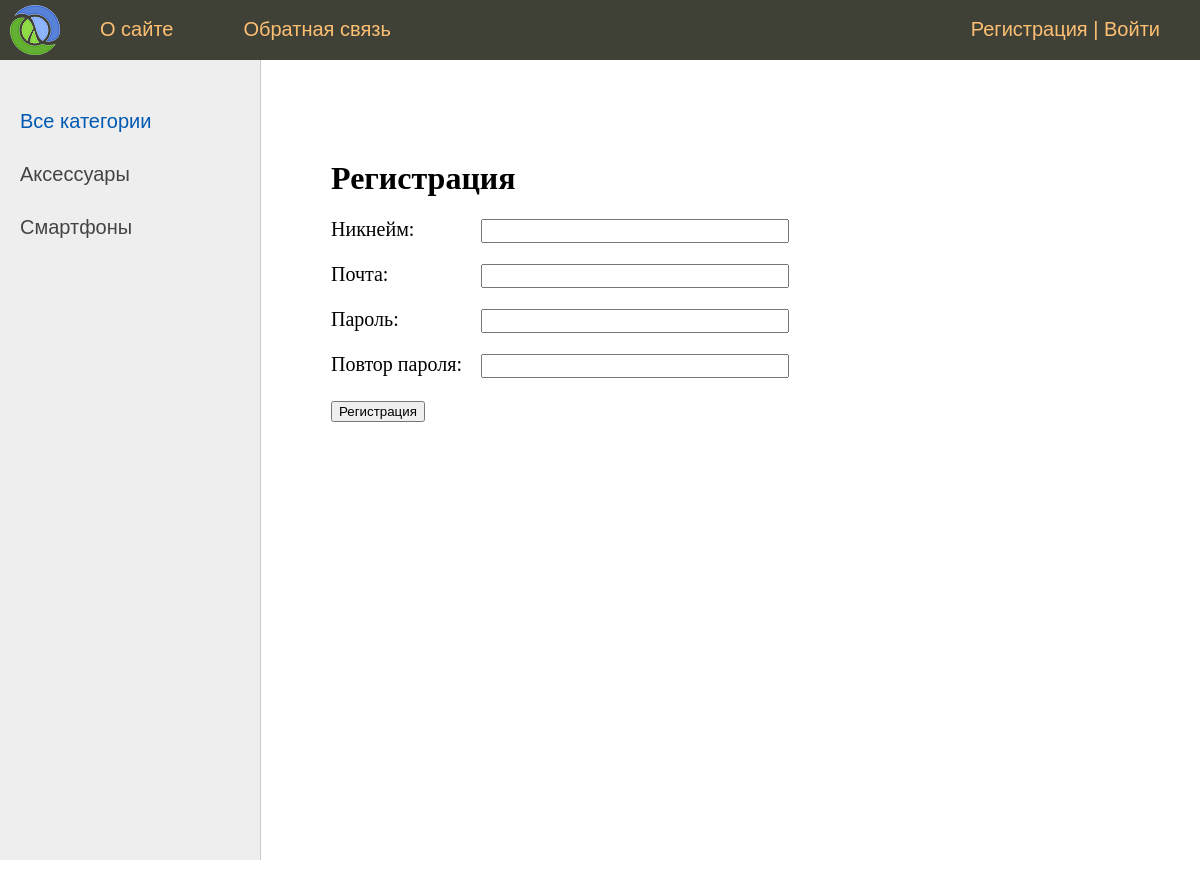
Before: /register/ with the older database file.
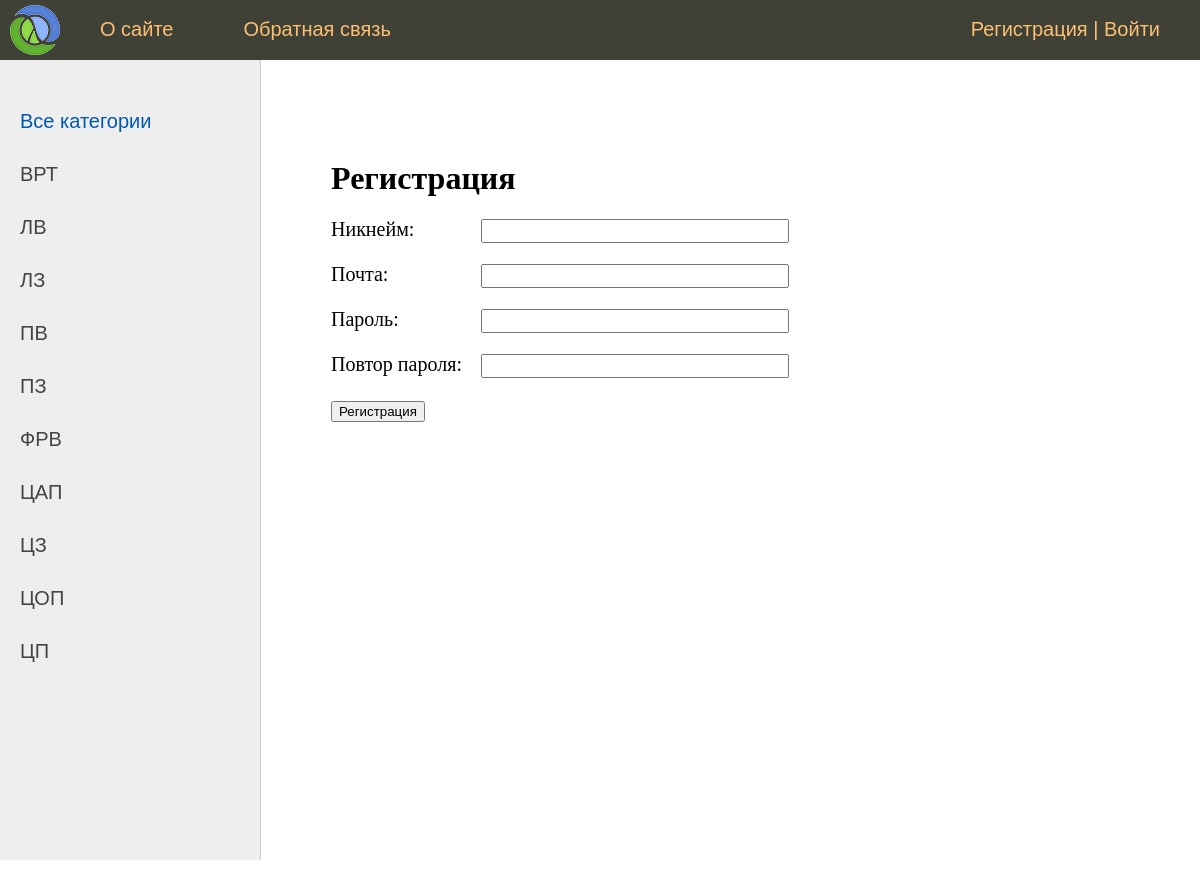
After: the same page with the newer database file.
### nur/models.py (models this page shows, shortened)
class Category(models.Model):
    name = models.CharField(max_length=100, db_index=True, verbose_name="Категория")
    slug = models.SlugField(max_length=255, unique=True, db_index=True, verbose_name="URL")
    def get_absolute_url(self):
        return reverse('category', kwargs={'cat_slug': self.slug})
    class Meta:
        verbose_name = 'Категория'
        verbose_name_plural = 'Категории'
        ordering = ['id']

### nur/views.py (the view, shortened to what this page needs)
# urls.py: path('register/', RegisterUser.as_view(), name='register'),
class RegisterUser(DataMixin, CreateView):
    form_class = RegisterUserForm
    template_name = 'nur/register.html'
    success_url = reverse_lazy('login')
    def get_context_data(self, *, object_list=None, **kwargs):
        context = super().get_context_data(**kwargs)
        c_def = self.get_user_context(title="Регистрация")
        return dict(list(context.items()) + list(c_def.items()))

### nur/forms.py
class RegisterUserForm(UserCreationForm):
    username = forms.CharField(label='Никнейм', widget=forms.TextInput(attrs={'class': 'form-input'}))
    email = forms.EmailField(label='Почта', widget=forms.EmailInput(attrs={'class': 'form-input'}))
    password1 = forms.CharField(label='Пароль', widget=forms.PasswordInput(attrs={'class': 'form-input'}))
    password2 = forms.CharField(label='Повтор пароля', widget=forms.PasswordInput(attrs={'class': 'form-input'}))
    class Meta:
        model = User
        fields = ('username', 'email', 'password1', 'password2')

### nur/utils.py (called while the page is built)
    def get_user_context(self, **kwargs):
        context = kwargs
        cats = cache.get('cats')
        if not cats:
            cats = Category.objects.annotate(Count('nur'))
            cache.set('cats', cats, 60)
        user_menu = menu.copy()
        if not self.request.user.is_authenticated:
            user_menu.pop(1)
        context['menu'] = user_menu
        context['cats'] = cats
        if 'cat_selected' not in context:
            context['cat_selected'] = 0
        return context

### nur/templates/nur/register.html (shortened to what this page needs)
{% extends 'nur/base.html' %}
{% block content %}
<h1>{{title}}</h1>
<form method="post">
{% for f in form %}
<p><label class="form-label" for="{{ f.id_for_label }}">{{f.label}}: </label>{{ f }}</p>
{% endfor %}
    <button type="submit">Регистрация</button>
</form>
{% endblock %}

### nur/templates/nur/base.html (shortened to what this page needs)
{% load static %}
{% load nur_tags %}
<!DOCTYPE html>
<html>
<head>
    <link type="text/css" href="{% static 'nur/css/styles.css' %}" rel="stylesheet" />
</head>
<body>
<table class="table-page" border=0 cellpadding="0" cellspacing="0">
    <tr><td valign=top>
{% block mainmenu %}
        <div class="header">
			<ul id="mainmenu" class="mainmenu">
			<li class="logo"><a href="{% url 'home' %}"><div class="logo"></div></a></li>
{% for m in menu %}
			<li><a href="{% url m.url_name %}">{{m.title}}</a></li>
{% endfor %}
			{% if request.user.is_authenticated %}
			<li class="last"> {{user.username}} | <a href="{% url 'logout' %}">Выйти</a> </li>
			{% else %}
			<li class="last"><a href="{% url 'register' %}">Регистрация</a> | <a href="{% url 'login' %}">Войти</a></li>
			{% endif %}
			</ul>
		</div>
{% endblock mainmenu %}
<table class="table-content" border=0 cellpadding="0" cellspacing="0">
<tr>
	<td valign="top" class="left-chapters">
	<ul id="leftchapters">
{% if cat_selected == 0 %}
		<li class="selected">Все категории</li>
{% else %}
		<li><a href="{% url 'home' %}">Все категории</a></li>
{% endif %}
{% for c in cats %}
{% if c.nur__count > 0 %}
		{% if c.pk == cat_selected %}
			<li class="selected">{{c.name}}</li>
		{% else %}
			<li><a href="{{ c.get_absolute_url }}">{{c.name}}</a></li>
		{% endif %}
{% endif %}
{% endfor %}
	</ul>
</td>
<td valign="top" class="content">
	<div class="content-text">
{% block content %}
{% endblock %}
	</div>
</td></tr></table>
</td></tr>
</table>
</body>
</html>

Changed rows visible on the page:
removed Category: name "Аксессуары"
removed Category: name "Смартфоны"
added Category: name "ВРТ"
added Category: name "ЛВ"
added Category: name "ЛЗ"
added Category: name "ПВ"
added Category: name "ПЗ"
added Category: name "ФРВ"
added Category: name "ЦАП"
added Category: name "ЦЗ"
added Category: name "ЦОП"
added Category: name "ЦП"
